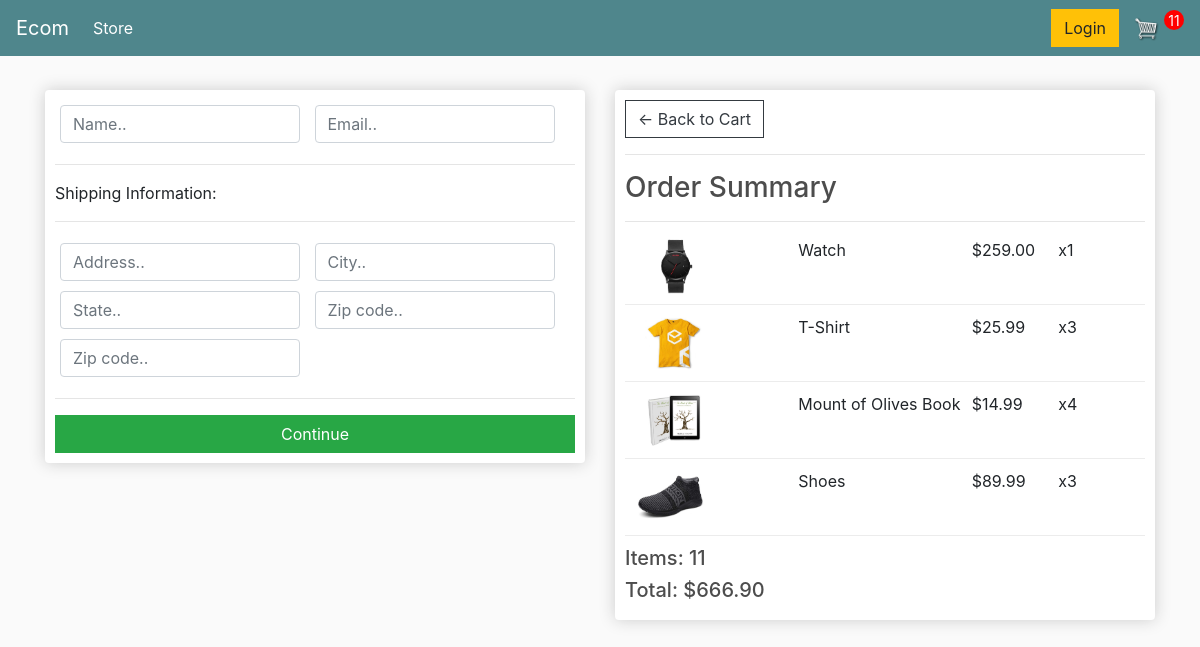
Before: /checkout/ (signed in) with the older database file.
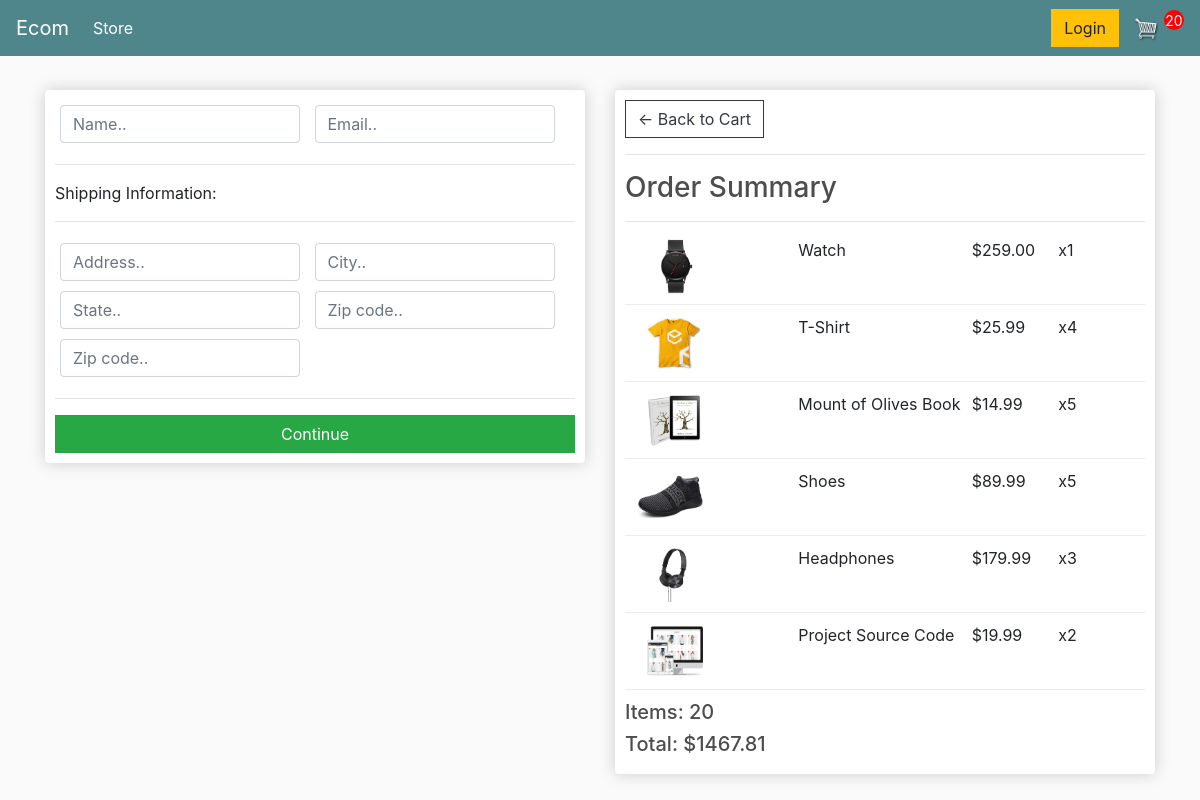
After: the same page with the newer database file.
### store/models.py (models this page shows, shortened)
class OrderItem(models.Model):
	product = models.ForeignKey(Product, on_delete=models.SET_NULL, null=True)
	order = models.ForeignKey(Order, on_delete=models.SET_NULL, null=True)
	quantity = models.IntegerField(default=0, null=True, blank=True)
	date_added = models.DateTimeField(auto_now_add=True)
	@property
	def get_total(self):
		total = self.product.price * self.quantity
		return total

class Product(models.Model):
    name = models.CharField(max_length=200)
    price = models.FloatField()
    digital = models.BooleanField(default=False, null=True, blank=True)
    image = models.ImageField(null=True, blank=True)
    @property
    def imageURL(self):
        try:
            url = self.image.url
        except:
            url = ''
        return url

class Order(models.Model):
	customer = models.ForeignKey(Customer, on_delete=models.SET_NULL, null=True, blank=True)
	date_ordered = models.DateTimeField(auto_now_add=True)
	complete = models.BooleanField(default=False)
	transaction_id = models.CharField(max_length=100, null=True)
	@property
	def shipping(self):
		shipping=False
		orderitems = self.orderitem_set.all()
		for i in orderitems :
			if i.product.digital == False:
				shipping=True
		return shipping
	@property
	def get_cart_total(self):
		orderitems = self.orderitem_set.all()
		total = sum([item.get_total for item in orderitems])
		return total
	@property
	def get_cart_items(self):
		orderitems = self.orderitem_set.all()
		total = sum([item.quantity for item in orderitems])
		return total

### store/views.py (the view)
# urls.py: path('checkout/',views.checkout ,name='checkout' ),
def checkout(request):
	if request.user.is_authenticated:
		customer = request.user.customer
		order, created = Order.objects.get_or_create(customer=customer, complete=False)
		items = order.orderitem_set.all()
		cartItems=order.get_cart_items
	else:
		items = []
		order = {'get_cart_total':0, 'get_cart_items':0, 'shipping':False}
		cartItems = order['get_cart_items']
	context = {'items':items, 'order':order,
		'cartItems':cartItems}
	return render(request, 'store/checkout.html', context)

### store/templates/store/checkout.html (shortened to what this page needs)
{% extends 'store/main.html' %}
{% load static %}
{% block content %}
<div class="row">
    <div class="col-lg-6">
        <div class="box-element" id="form-wrapper">
            <form id="form">
                <div id="user-info">
                    <div class="form-field">
                        <input required class="form-control" type="text" name="name" placeholder="Name..">
                    </div>
                    <div class="form-field">
                        <input required class="form-control" type="email" name="email" placeholder="Email..">
                    </div>
                </div>
                <div id="shipping-info">
                    <hr>
                    <p>Shipping Information:</p>
                    <hr>
                    <div class="form-field">
                        <input class="form-control" type="text" name="address" placeholder="Address..">
                    </div>
                    <div class="form-field">
                        <input class="form-control" type="text" name="city" placeholder="City..">
                    </div>
                    <div class="form-field">
                        <input class="form-control" type="text" name="state" placeholder="State..">
                    </div>
                    <div class="form-field">
                        <input class="form-control" type="text" name="zipcode" placeholder="Zip code..">
                    </div>
                    <div class="form-field">
                        <input class="form-control" type="text" name="country" placeholder="Zip code..">
                    </div>
                </div>
                <hr>
                <input id="form-button" class="btn btn-success  w-100" type="submit" value="Continue">
            </form>
        </div>
        <br>
    </div>
    <div class="col-lg-6">
        <div class="box-element">
            <a class="btn btn-outline-dark" href="{% url 'cart' %}">&#x2190; Back to Cart</a>
            <hr>
            <h3>Order Summary</h3>
            <hr>
            {% for item in items %}
            <div class="cart-row">
                <div style="flex:2"><img class="row-image" src="{{item.product.imageURL}}"></div>
                <div style="flex:2">
                    <p>{{item.product.name}}</p>
                </div>
                <div style="flex:1">
                    <p>${{item.product.price|floatformat:2}}</p>
                </div>
                <div style="flex:1">
                    <p>x{{item.quantity}}</p>
                </div>
            </div>
            {% endfor %}
            <h5>Items: {{order.get_cart_items}}</h5>
            <h5>Total: ${{order.get_cart_total|floatformat:2}}</h5>
        </div>
    </div>
</div>
{% endblock content %}

Changed rows visible on the page:
changed OrderItem "T-Shirt": quantity "3" → "4"
changed OrderItem "Mount of Olives Book": quantity "4" → "5"
changed OrderItem "Shoes": quantity "3" → "5"
added OrderItem: product.imageURL (picture), product.name "Headphones", product.price "179.99", quantity "3"
added OrderItem: product.imageURL (picture), product.name "Project Source Code", product.price "19.99", quantity "2"
changed through a linked row, Order: get_cart_items "11" → "20"; get_cart_total "666.90" → "1467.81"
Other visible differences:
{{ cartItems }}: "11" → "20"
